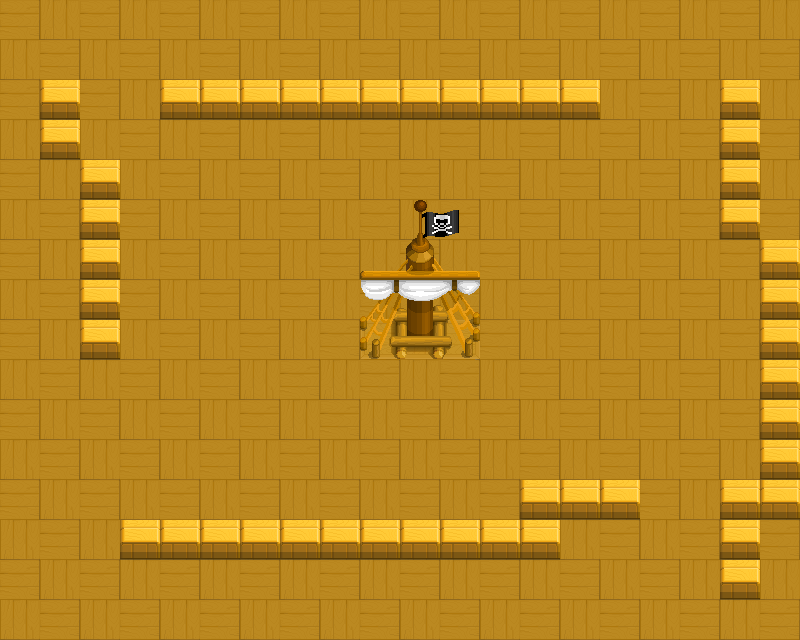

Tiled map render using the project's own tile images. Description and the whole map definition, tile-layer contents included, below:
An orthogonal 20x16 tile map with 40x40 px tiles, 3 tile layers (floor, wall, item), 3 tilesets and 2 objects (player1, player2).

<map version="1.0" orientation="orthogonal" renderorder="right-down" width="20" height="16" tilewidth="40" tileheight="40" nextobjectid="6">
 <tileset firstgid="1" name="1" tilewidth="40" tileheight="40" tilecount="2" columns="1">
  <image source="pirate/新建项目 (1).png" width="40" height="80" />
 </tileset>
 <tileset firstgid="3" name="2" tilewidth="40" tileheight="40" tilecount="60" columns="15">
  <image source="pirate/map_pirate_tile6.png" width="600" height="160" />
 </tileset>
 <tileset firstgid="63" name="3" tilewidth="40" tileheight="40" tilecount="15" columns="15">
  <image source="pirate/map_pirate_tile2.png" width="600" height="40" />
 </tileset>
 <layer name="floor" width="20" height="16">
  <data encoding="csv">
64,66,64,66,64,66,64,66,64,66,64,66,64,66,64,66,64,66,64,66,
66,64,66,64,66,64,66,64,66,64,66,64,66,64,66,64,66,64,66,64,
64,66,64,66,64,66,64,66,64,66,64,66,64,66,64,66,64,66,64,66,
66,64,66,64,66,64,66,64,66,64,66,64,66,64,66,64,66,64,66,64,
64,66,64,66,64,66,64,66,64,66,64,66,64,66,64,66,64,66,64,66,
66,64,66,64,66,64,66,64,66,64,66,64,66,64,66,64,66,64,66,64,
64,66,64,66,64,66,64,66,64,66,64,66,64,66,64,66,64,66,64,66,
66,64,66,64,66,64,66,64,66,64,66,64,66,64,66,64,66,64,66,64,
64,66,64,66,64,66,64,66,64,66,64,66,64,66,64,66,64,66,64,66,
66,64,66,64,66,64,66,64,66,64,66,64,66,64,66,64,66,64,66,66,
64,66,64,66,64,66,64,66,64,66,64,66,64,66,64,66,64,66,64,66,
66,64,66,64,66,64,66,64,66,64,66,64,66,64,66,64,66,64,66,64,
64,66,64,66,64,66,64,66,64,66,64,66,64,66,64,66,64,66,64,66,
66,64,66,64,66,64,66,64,66,64,66,64,66,64,66,64,66,64,66,64,
64,66,64,66,64,66,64,66,64,66,64,66,64,66,64,66,64,66,64,66,
66,64,66,64,66,64,66,64,66,64,66,64,66,64,66,64,66,64,66,64
</data>
 </layer>
 <layer name="wall" width="20" height="16">
  <data encoding="csv">
0,0,0,0,0,0,0,0,0,0,0,0,0,0,0,0,0,0,0,0,
0,0,0,0,0,0,0,0,0,0,0,0,0,0,0,0,0,0,0,0,
0,0,0,0,0,0,0,0,0,0,0,0,0,0,0,0,0,0,0,0,
0,0,0,0,0,0,0,0,0,0,0,0,0,0,0,0,0,0,0,0,
0,0,0,0,0,0,0,0,0,0,0,0,0,0,0,0,0,0,0,0,
0,0,0,0,0,0,0,0,0,7,8,9,0,0,0,0,0,0,0,0,
0,0,0,0,0,0,0,0,0,22,23,24,0,0,0,0,0,0,0,0,
0,0,0,0,0,0,0,0,0,37,38,39,0,0,0,0,0,0,0,0,
0,0,0,0,0,0,0,0,0,52,53,54,0,0,0,0,0,0,0,0,
0,0,0,0,0,0,0,0,0,0,0,0,0,0,0,0,0,0,0,0,
0,0,0,0,0,0,0,0,0,0,0,0,0,0,0,0,0,0,0,0,
0,0,0,0,0,0,0,0,0,0,0,0,0,0,0,0,0,0,0,0,
0,0,0,0,0,0,0,0,0,0,0,0,0,0,0,0,0,0,0,0,
0,0,0,0,0,0,0,0,0,0,0,0,0,0,0,0,0,0,0,0,
0,0,0,0,0,0,0,0,0,0,0,0,0,0,0,0,0,0,0,0,
0,0,0,0,0,0,0,0,0,0,0,0,0,0,0,0,0,0,0,0
</data>
 </layer>
 <layer name="item" width="20" height="16">
  <data encoding="csv">
0,0,0,0,0,0,0,0,0,0,0,0,0,0,0,0,0,0,0,0,
0,0,0,0,0,0,0,0,0,0,0,0,0,0,0,0,0,0,0,0,
0,2,0,0,2,2,2,2,2,2,2,2,2,2,2,0,0,0,2,0,
0,2,0,0,0,0,0,0,0,0,0,0,0,0,0,0,0,0,2,0,
0,0,2,0,0,0,0,0,0,0,0,0,0,0,0,0,0,0,2,0,
0,0,2,0,0,0,0,0,0,0,0,0,0,0,0,0,0,0,2,0,
0,0,2,0,0,0,0,0,0,0,0,0,0,0,0,0,0,0,0,2,
0,0,2,0,0,0,0,0,0,0,0,0,0,0,0,0,0,0,0,2,
0,0,2,0,0,0,0,0,0,0,0,0,0,0,0,0,0,0,0,2,
0,0,0,0,0,0,0,0,0,0,0,0,0,0,0,0,0,0,0,2,
0,0,0,0,0,0,0,0,0,0,0,0,0,0,0,0,0,0,0,2,
0,0,0,0,0,0,0,0,0,0,0,0,0,0,0,0,0,0,0,2,
0,0,0,0,0,0,0,0,0,0,0,0,0,2,2,2,0,0,2,2,
0,0,0,2,2,2,2,2,2,2,2,2,2,2,0,0,0,0,2,0,
0,0,0,0,0,0,0,0,0,0,0,0,0,0,0,0,0,0,2,0,
0,0,0,0,0,0,0,0,0,0,0,0,0,0,0,0,0,0,0,0
</data>
 </layer>
 <objectgroup name="players">
  <object id="1" name="player1" x="20" y="20" />
  <object id="4" name="player2" x="780" y="620" />
 </objectgroup>
</map>
